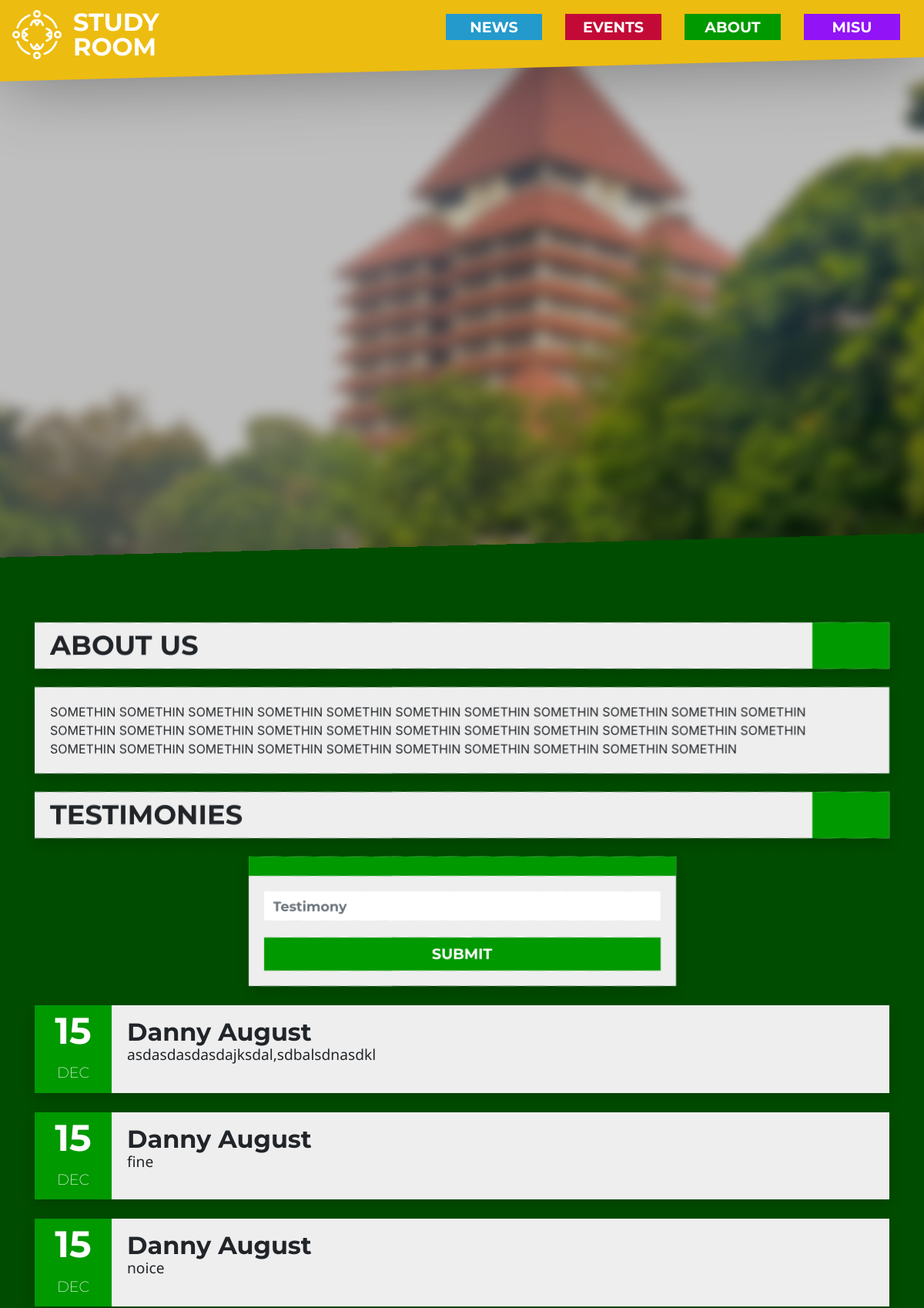
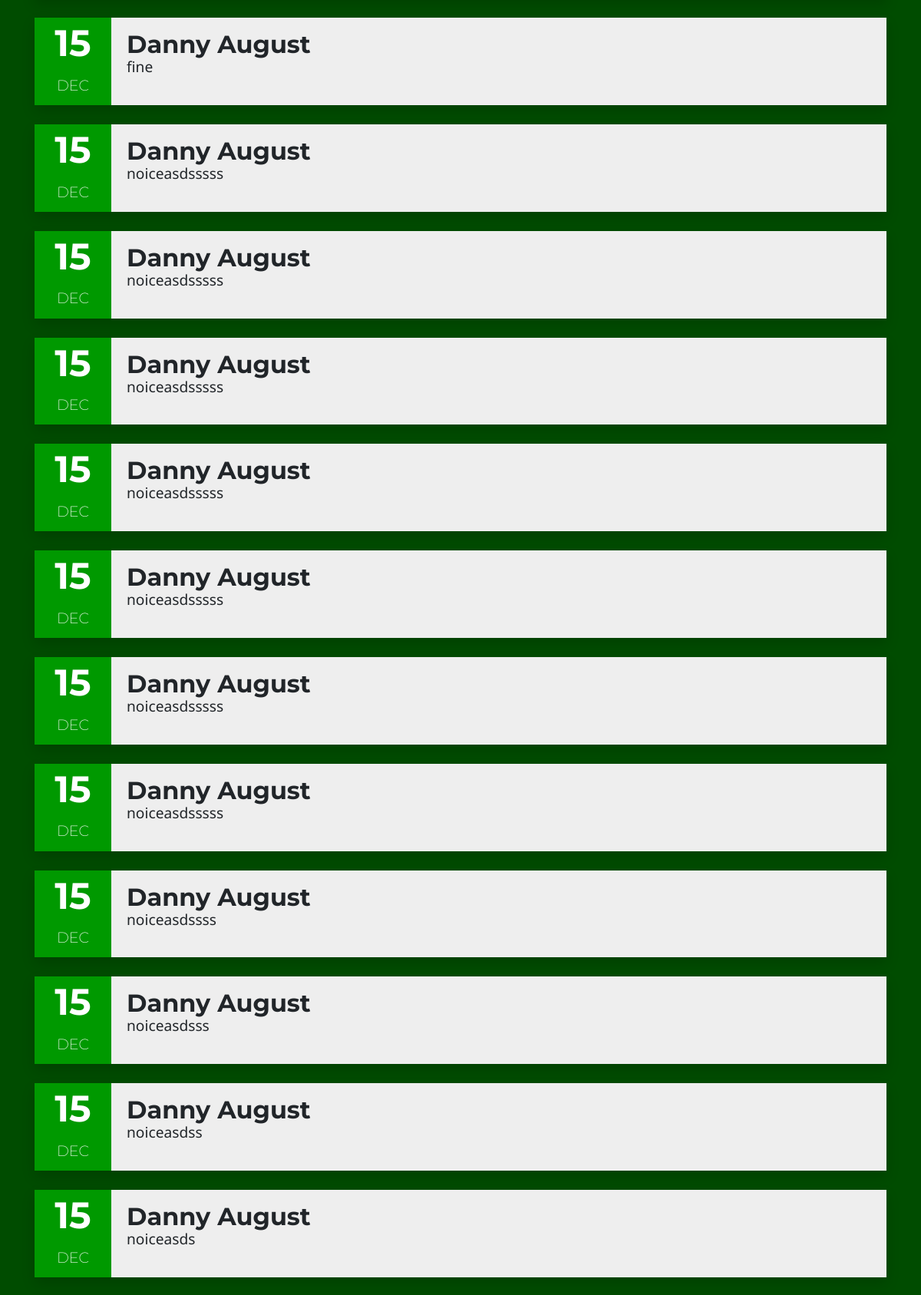
The app's page /about/ (signed in, upper part) with its own data (2 pictures, top to bottom).
### register_user/models.py (models this page shows)
class UnionMember(AbstractUser):
    name = models.CharField(max_length=50, blank=False, null=True)
    email = models.EmailField(max_length=50, blank=False, null=True)
    student_id = models.PositiveIntegerField(blank=False, null=True)
    faculty = models.CharField(max_length=10, choices=FACULTIES, blank=False, null=True)
    REQUIRED_FIELDS = ['name', 'email', 'student_id', 'faculty']

### about/models.py (models this page shows)
class About(models.Model):
    author = models.CharField(max_length=50, blank=False, null=True)
    content = models.TextField(blank=False)
    date = models.DateField(default=timezone.now, blank=False)

### about/views.py (the view)
# urls.py: path('', views.about, name='about'),
def about(request):
    add_about = aboutForm()
    all_about = About.objects.all()[::-1]
    response = {
        'form': add_about,
        'all_about': all_about,
    }
    return render(request, 'about.html', response)

### about/forms.py
class aboutForm(forms.Form):
    about_attrs = {
        'id': 'about_field',
        'type': 'text',
        'class': 'form-control',
        'placeholder': 'Testimony',
        'data-parsley-required-message': 'Please enter your testimony!',
    }
    about_post = forms.CharField(label='', required=True, max_length=50, widget=forms.TextInput(attrs=about_attrs))

### templates/about.html (shortened to what this page needs)
{% extends '_base.html' %}
{% load static %}
{% block content %}
<section id="parallax">
    <div class="parallax-background"></div>
</section>
<section id="about" slant>
    <div class="news-container container">
        <div class="card shadow">
            <div class="card-flex">
                <h3 class="card-title title-bar">ABOUT US</h3>
                <div class="content-colorbox color-about"></div>
            </div>
        </div>
        <div class="card shadow mt-4 mb-4">
            <div class="card-body">
                SOMETHIN SOMETHIN SOMETHIN SOMETHIN SOMETHIN SOMETHIN SOMETHIN SOMETHIN SOMETHIN SOMETHIN SOMETHIN SOMETHIN SOMETHIN SOMETHIN SOMETHIN SOMETHIN SOMETHIN SOMETHIN SOMETHIN SOMETHIN SOMETHIN SOMETHIN SOMETHIN SOMETHIN SOMETHIN SOMETHIN SOMETHIN SOMETHIN SOMETHIN SOMETHIN SOMETHIN SOMETHIN
            </div>
        </div>
        <div class="card shadow">
            <div class="card-flex">
                <h3 class="card-title title-bar">TESTIMONIES</h3>
                <div class="content-colorbox color-about"></div>
            </div>
        </div>
        <div class="row">
                {% if user.is_authenticated %}
                <div class="about-container container">
                    <div class="card form-card shadow mt-4">
                        <div class="color-bar color-about"></div>
                        <div class="card-body">
                            <form id="aboutForm">
                                {{ form.about_post }}
                                <button class="btn btn-form color-about" type="submit">SUBMIT</button>
                            </form>
                        </div>
                    </div>
                    <div class="testimony-list">
                    {% for about in all_about %}
                    <div class="row">
                        <div class="col-lg-12">
                            <div class="card clickable-card event-card shadow" data-toggle="modal" data-target="#modal-event-{{ event.id }}">
                                <div class="card-flex">
                                    <div class="content-colorbox color-about">
                                        <div class="event-date">
                                            <p>{{ about.date.day }}</p>
                                        </div>
                                        <div class="event-month">
                                            <p>{{ about.date|date:'b'|upper }}</p>
                                        </div>
                                    </div>
                                    <div class="card-body">
                                        <h5 class="card-title news-title">
                                            {{ about.author }}
                                        </h5>
                                        <div class="card-text news-content">
                                            {{ about.content }}
                                        </div>
                                    </div>
                                </div>
                            </div>
                        </div>
                    </div>
                    {% endfor %}
                </div>
                {% endif %}
        </div>
    </div>
</section>
{% endblock %}

### templates/_navbar.html (shortened to what this page needs)
<section id="navbar fade">
    <div class="navbar-outer-content">
        <div class="navbar-inner-content">
            <nav class="navbar navbar-expand-lg color-nav">
                <a class="navbar-brand" href="{% url 'index' %}">
                    <div style="font-size: 1em;line-height: 1em;"><p style="margin:0;">STUDY<br>ROOM</p></div>
                </a>
                <div class="collapse navbar-collapse" id="navbarTogglerDemo02">
                    <ul class="navbar-nav navbar-right ml-auto mt-2 mt-lg-0">
                        <li class="nav-item news-btn" id="collapse-first"g>
                            <a class="nav-link" href="{% url 'news' %}">NEWS</a>
                        </li>
                        <li class="nav-item events-btn">
                            <a class="nav-link" href="{% url 'event' %}">EVENTS</a>
                        </li>
                        <li class="nav-item about-btn">
                            <a class="nav-link" href="{% url 'about' %}">ABOUT</a>
                        </li>
                        <li class="nav-item user-btn">
                            {% if user.is_authenticated %}
                            <a class="nav-link" href="{% url 'profile'%}">{{ user.username|upper }}</a>
                            {% else %}
                            <a class="nav-link" href="{% url 'login' %}">LOGIN</a>
                            {% endif %}
                        </li>
                    </ul>
                </div>
            </nav>
        </div>
    </div>
</section>

### static/css/style.css (style rules this page uses)
body { margin: 0; padding: 0; background: #303030; }
p { word-wrap: break-word; overflow-wrap: break-word; hyphens: auto; }
*[slant] { padding: 100px 0; transform: skew(0deg, -1.5deg) translateY(-120px); }
*[slant] > * { transform: skew(0deg, 1.5deg); }
.color-about { background: #009900; transition: 0.3s }
.card-flex { display: inline-flex; justify-content: space-between; }
.content-colorbox { height: inherit; width: 100px; min-width: 100px }
.color-bar { height: 25px; }
.card { border-radius: 0px; border-width: 0; background-color: #eee; }
.card-title { font-size: 2em; font-family: 'Montserrat', sans-serif; font-weight: 700; line-height: 30px; }
.card-body { overflow-x: hidden; }
.title-bar { font-size: 2.2em; margin: 0; padding: 15px 20px; }
.navbar { background: #EDBC10; }
.navbar-brand { font-size: 2em; font-family: 'Montserrat', sans-serif; font-weight: 700; color: white; transition: 0.3s; }
.navbar-outer-content { position: fixed; z-index: 9999; width: 100vw; pointer-events: none; }
.navbar-inner-content { position: relative; z-index: 1; pointer-events: auto; }
.navbar-inner-content ul li { margin: 5px 15px; }
.navbar-inner-content ul li a { text-align: center; }
.nav-link { min-width: 125px; color: white; font-size: 1.2em; font-family: 'Montserrat', sans-serif; font-weight: 700; text-align: center; padding: 3px; }
.news-btn { background-color: #249ACC; transition: 0.3s; }
.events-btn { background-color: #C30A37; transition: 0.3s; }
.about-btn { background-color: #009900; transition: 0.3s; }
.user-btn { background-color: #9213F6; transition: 0.3s; }
#parallax { background: white; overflow: hidden; padding-bottom: 28px; }
.parallax-background { position: relative; background-position: center; background-size: cover; background-repeat: no-repeat; background-attachment: fixed; background-image: url('/static/img/ui.jpg'); min-height: 100%; opacity: 1; filter: blur(0.5rem) brightness(0.75); overflow-x: hidden; transform: scale3d(1.1, 1.1, 1.1); transition: 0.3s; }
#about { background: #004C00; }
.news-title { margin: 0; }
.news-content { font-family: 'Noto Sans', sans-serif; font-size: 1.2em; }
.news-card, .event-card { margin-top: 25px; }
.event-date { color: white; font-size: 3em; font-family: 'Montserrat', sans-serif; font-weight: 700; text-align: center; margin-bottom: 0; line-height: 1.2em; padding-top: 5px; }
.event-month { margin-top: 0; color: white; font-size: 1.2em; font-family: 'Montserrat', sans-serif; font-weight: 200; text-align: center; line-height: 1em; }
form { margin: 0; }
.form-card { width: 50%; margin: auto; transition: 0.3s; }
.btn { border-radius: 0; font-family: 'Montserrat', sans-serif; font-weight: 700; font-size: 1.2em; color: white; text-align: center; width: 100%; }
.form-control { margin-bottom: 22px; border-radius: 0px; border-width: 0px; font-family: 'Montserrat', sans-serif; font-weight: 700; font-size: 1.1em; }
.navbar-brand { display:flex; }
.navbar-brand { display: flex; margin-bottom: -20px; }
.brand-icon { height: 64px; width: auto; margin-top: auto; margin-bottom: auto; margin-right: 15px; }
.clickable-card { box-shadow: 0 4px 8px 0 rgba(0, 0, 0, 0); transform: scale3d(1, 1, 1); transition: 0.15s; cursor: pointer; }

### records on screen
UnionMember: username "MISU"
About: date.day "15", date "DEC", author "Danny August", content "asdasdasdasdajksdal,sdbalsdnasdkl"
About: date.day "15", date "DEC", author "Danny August", content "fine"
About: date.day "15", date "DEC", author "Danny August", content "noice"
About: date.day "15", date "DEC", author "Danny August", content "fine"
About: date.day "15", date "DEC", author "Danny August", content "noiceasdsssss"
About: date.day "15", date "DEC", author "Danny August", content "noiceasdsssss"
About: date.day "15", date "DEC", author "Danny August", content "noiceasdsssss"
About: date.day "15", date "DEC", author "Danny August", content "noiceasdsssss"
About: date.day "15", date "DEC", author "Danny August", content "noiceasdsssss"
About: date.day "15", date "DEC", author "Danny August", content "noiceasdsssss"
About: date.day "15", date "DEC", author "Danny August", content "noiceasdsssss"
About: date.day "15", date "DEC", author "Danny August", content "noiceasdssss"
About: date.day "15", date "DEC", author "Danny August", content "noiceasdsss"
About: date.day "15", date "DEC", author "Danny August", content "noiceasdss"
About: date.day "15", date "DEC", author "Danny August", content "noiceasds"
